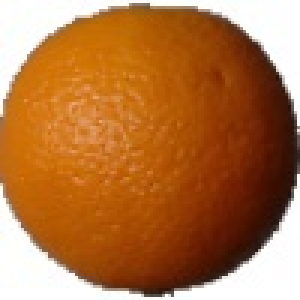
#> input picture 4_100.jpg, 100 x 100 px (shown 3 times larger)
$ jupyter execute --allow-errors hog.ipynb
#> lines starting #> are read from the running program, lines starting #| are printed output that depends on the picture
Importing Required Libraries and Packages

[cell 1]
import os
import numpy as np
import matplotlib.pyplot as plt
import pandas as pd
import seaborn as sns
import cv2
from skimage import feature, exposure
from sklearn.model_selection import train_test_split
from sklearn.linear_model import LogisticRegression
from sklearn.metrics import accuracy_score, confusion_matrix, roc_curve, roc_auc_score, classification_report, auc, log_loss
from sklearn.preprocessing import StandardScaler, LabelEncoder
from sklearn.utils import shuffle

Extracting HOG Features

[cell 2]
# Function to extract HOG features from an image and visualize it
def extract_hog_features(image):
    # Convert the image to grayscale
    gray_image = cv2.cvtColor(image, cv2.COLOR_BGR2GRAY)

    # Calculate HOG features
    hog_features, hog_image = feature.hog(gray_image, orientations=9, pixels_per_cell=(8, 8), cells_per_block=(2, 2), visualize=True)

    # Enhance the contrast of the HOG image for better visualization
    hog_image_rescaled = exposure.rescale_intensity(hog_image, in_range=(0, 10))

    return hog_features, hog_image_rescaled

Loading The Fruit360 Dataset

[cell 3]
# Function to load and preprocess image dataset
def load_and_preprocess_data(root_folder):
    class_labels = []
    images = []
    labels = []

    # Iterate through each class in the dataset
    for label in os.listdir(root_folder):
        class_path = os.path.join(root_folder, label)

        if os.path.isdir(class_path):
            class_labels.append(label)

            # Load and preprocess each image in the class
            for image_file in os.listdir(class_path):
                image_path = os.path.join(class_path, image_file)
                img = cv2.imread(image_path)  # Load image using OpenCV
                img = cv2.resize(img, (128, 64))  # Resize to a common size
                hog_features, hog_image = extract_hog_features(img) # Extract HOG features and visualize
                # [11 lines of commented-out code are left out]
                images.append(hog_features)
                # Append the label to the labels list
                labels.append(label)

    return np.array(images), np.array(labels), class_labels

Loading and Preprocessing Data

[cell 4]
# Load and preprocess data
root_folder = 'Images'  # Replace with the path to your dataset
#> (the rest of this cell did not finish here and is left out)

Converting Class Names Into Numeric Labels

[cell 5]
# Use LabelEncoder to convert class names into numeric labels
label_encoder = LabelEncoder()
#> (the rest of this cell did not finish here and is left out)

Exploring The Dataset

#> (a cell that did not finish here is left out)

Splitting The Dataset Into Training and Validation and Testing

#> (a cell that did not finish here is left out)

Standardizing Features

[cell 8]
# Standardize features
scaler = StandardScaler()
#> (the rest of this cell did not finish here and is left out)

Using Logistic Regression AS A Model

[cell 9]
# Logistic Regression

# Initialize and train logistic regression model
logreg = LogisticRegression()

[cell 10]
# Lists to store loss values during training
train_loss_values = []
val_loss_values = []

# Training the model
num_epochs = 10  # You can adjust the number of epochs
#> (the rest of this cell did not finish here and is left out)

[cell 11]
# Plotting the loss curve
plt.figure()
#> (the rest of this cell did not finish here and is left out)

#> (a cell that did not finish here is left out)

#> (a cell that did not finish here is left out)

[cell 14]
# Visualize the confusion matrix for the test set
plt.figure()
#> (the rest of this cell did not finish here and is left out)

[cell 15]
# Plot ROC curve for the test set
plt.figure()
fpr_test = {}
tpr_test = {}
thresh_test = {}
roc_auc_test = {}

#> (the rest of this cell did not finish here and is left out)

#> (a cell that did not finish here is left out)

[cell 17]
def preprocess_new_image(new_image_path, scaler):
#> called with new_image_path = '4_100.jpg'
    new_img = cv2.imread(new_image_path)
#> new_img is the input picture: shape (100, 100, 3); mean B, G, R 66.8, 117, 177.9
    new_img = cv2.resize(new_img, (128, 64))
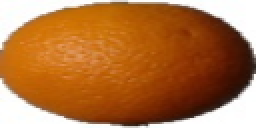
#> new_img: shape (64, 128, 3) (shown 2 times larger); mean B, G, R 66.7, 116.9, 177.7
    new_hog_features, _ = extract_hog_features(new_img)
#> in extract_hog_features, `gray_image = cv2.cvtColor(image, cv2.COLOR_BGR2GRAY)`:
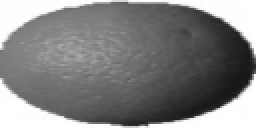
#> gray_image: shape (64, 128) (shown 2 times larger); min 22, max 255, mean 129.4
#> in extract_hog_features, `hog_features, hog_image = feature.hog(gray_image, orientations=9, pixe..`: hog_features = 3780 values, max 0.733 at index 528, min 0 at index 5, mean 0.116
#> in extract_hog_features, `hog_image_rescaled = exposure.rescale_intensity(hog_image, in_range=(0..`:
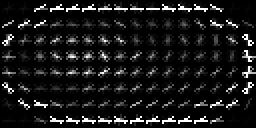
#> hog_image_rescaled: shape (64, 128) float64 (shown 2 times larger); min 0, max 1, mean 0.0945
#> in extract_hog_features, `hog_image_rescaled = exposure.rescale_intensity(hog_image, in_range=(0..`:
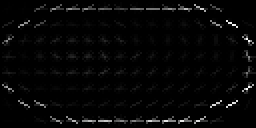
#> hog_image: shape (64, 128) float64 (shown 2 times larger); min 0, max 64.46, mean 1.7; drawn with min black and max white
#> new_hog_features has the same summary as hog_features in extract_hog_features
    new_img_features = scaler.transform([new_hog_features])
    return new_img_features


# Preprocess the new image
#> (the rest of this cell did not finish here and is left out)
